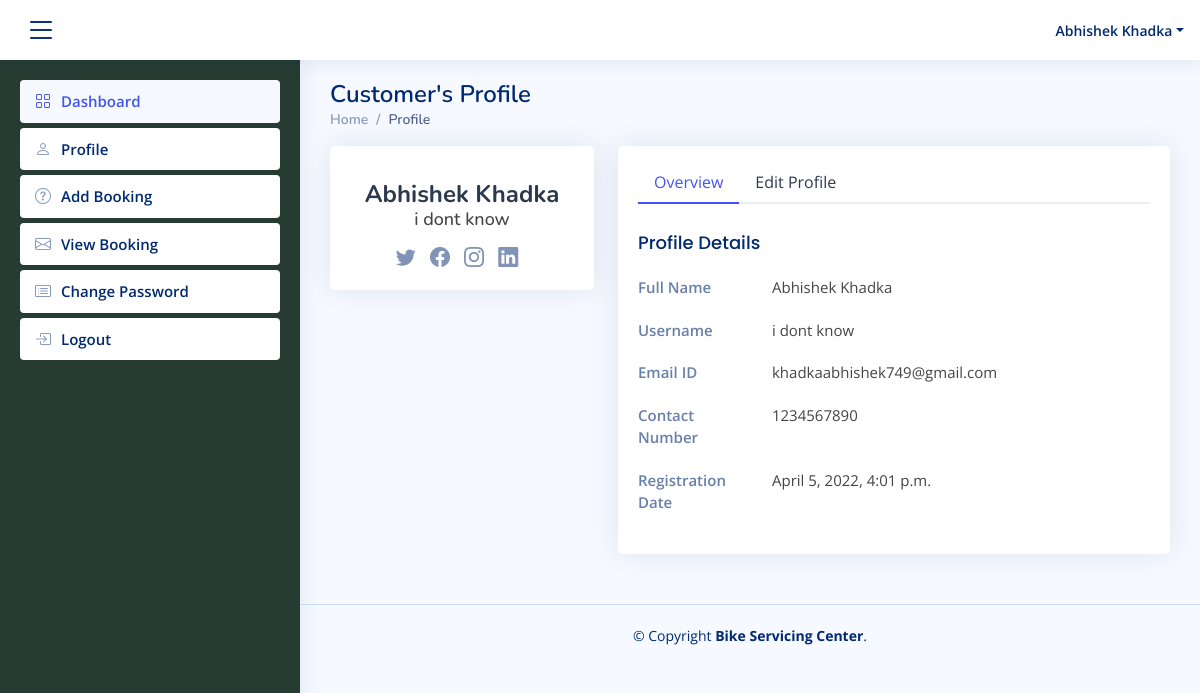
The page /profile (signed in) on the database its author committed.
### Booking/models.py (models this page shows, shortened)
class Signup(models.Model):
    user = models.ForeignKey(User, on_delete=models.CASCADE)
    ContactNo = models.CharField(max_length=10, null=True)
    About = models.CharField(max_length=450, null=True)
    Role = models.CharField(max_length=150, null=True)
    RegDate = models.DateTimeField(auto_now_add=True)

### Booking/views.py (the view, shortened to what this page needs)
# urls.py: path('profile', profile, name='profile'),
def profile(request):
    if not request.user.is_authenticated:
        return redirect('user_login')
    user = User.objects.get(id=request.user.id)
    signup = Signup.objects.get(user=user)
    return render(request, 'profile.html', locals())

### Booking/templates/profile.html (shortened to what this page needs)
{% extends 'usernavbar.html' %}
{% block main %}
<div class="pagetitle">
    <h1>Customer's Profile</h1>
    <nav>
        <ol class="breadcrumb">
            <li class="breadcrumb-item"><a href="/dashboard">Home</a></li>
            <li class="breadcrumb-item active">Profile</li>
        </ol>
    </nav>
</div>
<section class="section profile">
    <div class="row">
        <div class="col-xl-4">
            <div class="card">
                <div class="card-body profile-card pt-4 d-flex flex-column align-items-center">
                    <h2>{{user.first_name}} {{user.last_name}}</h2>
                    <h3>{{signup.About}}</h3>
                    <div class="social-links mt-2">
                        <a href="#" class="twitter"><i class="bi bi-twitter"></i></a>
                        <a href="#" class="facebook"><i class="bi bi-facebook"></i></a>
                        <a href="#" class="instagram"><i class="bi bi-instagram"></i></a>
                        <a href="#" class="linkedin"><i class="bi bi-linkedin"></i></a>
                    </div>
                </div>
            </div>
        </div>
        <div class="col-xl-8">
            <div class="card">
                <div class="card-body pt-3">
                    <ul class="nav nav-tabs nav-tabs-bordered">
                        <li class="nav-item">
                            <button class="nav-link active" data-bs-toggle="tab" data-bs-target="#profile-overview">
                                Overview
                            </button>
                        </li>
                        <li class="nav-item">
                            <button class="nav-link" data-bs-toggle="tab" data-bs-target="#profile-edit">Edit Profile
                            </button>
                        </li>
                    </ul>
                    <div class="tab-content pt-2">
                        <div class="tab-pane fade show active profile-overview" id="profile-overview">
                            <h5 class="card-title">Profile Details</h5>
                            <div class="row">
                                <div class="col-lg-3 col-md-4 label ">Full Name</div>
                                <div class="col-lg-9 col-md-8">{{user.first_name}} {{user.last_name}}</div>
                            </div>
                            <div class="row">
                                <div class="col-lg-3 col-md-4 label ">Username</div>
                                <div class="col-lg-9 col-md-8">{{signup.About}}</div>
                            </div>
                            <div class="row">
                                <div class="col-lg-3 col-md-4 label">Email ID</div>
                                <div class="col-lg-9 col-md-8">{{user.username}}</div>
                            </div>
                            <div class="row">
                                <div class="col-lg-3 col-md-4 label">Contact Number</div>
                                <div class="col-lg-9 col-md-8">{{signup.ContactNo}}</div>
                            </div>
                            <div class="row">
                                <div class="col-lg-3 col-md-4 label">Registration Date</div>
                                <div class="col-lg-9 col-md-8">{{signup.RegDate}}</div>
                            </div>
                        </div>
                    </div>
                </div>
            </div>
        </div>
    </div>
</section>
{% endblock %}

### Booking/templates/usernavbar.html (shortened to what this page needs)
{% load static %}
<html lang="en">
<head>
  <link href="{% static 'assets/vendor/bootstrap/css/bootstrap.min.css' %}" rel="stylesheet">
  <link href="{% static 'assets/vendor/bootstrap-icons/bootstrap-icons.css' %}" rel="stylesheet">
  <link href="{% static 'assets/vendor/boxicons/css/boxicons.min.css' %}" rel="stylesheet">
  <link href="{% static 'assets/vendor/quill/quill.snow.css' %}" rel="stylesheet">
  <link href="{% static 'assets/vendor/quill/quill.bubble.css' %}" rel="stylesheet">
  <link href="{% static 'assets/vendor/remixicon/remixicon.css' %}" rel="stylesheet">
  <link href="{% static 'assets/vendor/simple-datatables/style.css' %}" rel="stylesheet">
  <link href="{% static 'assets/css/style.css' %}" rel="stylesheet">
</head>
<body>
  <header id="header" class="header fixed-top d-flex align-items-center">
    <div class="d-flex align-items-center justify-content-between">
      <i class="bi bi-list toggle-sidebar-btn"></i>
    </div>
    <nav class="header-nav ms-auto">
      <ul class="d-flex align-items-center">
        <li class="nav-item dropdown pe-3">
          <a class="nav-link nav-profile d-flex align-items-center pe-0" href="#" data-bs-toggle="dropdown">
            <span class="d-none d-md-block dropdown-toggle ps-2">{{request.user.first_name}} {{request.user.last_name}}</span>
          </a>
        </li>
      </ul>
    </nav>
  </header>
  <aside id="sidebar" class="sidebar">
    <ul class="sidebar-nav" id="sidebar-nav">
      <li class="nav-item">
        <a class="nav-link" href="/dashboard">
          <i class="bi bi-grid"></i>
          <span>Dashboard</span>
        </a>
      </li>
      <li class="nav-item">
        <a class="nav-link collapsed" href="/profile">
          <i class="bi bi-person"></i>
          <span>Profile</span>
        </a>
      </li>
      <li class="nav-item">
        <a class="nav-link collapsed" href="/addBooking">
          <i class="bi bi-question-circle"></i>
          <span>Add Booking</span>
        </a>
      </li>
      <li class="nav-item">
        <a class="nav-link collapsed" href="/viewBooking">
          <i class="bi bi-envelope"></i>
          <span>View Booking</span>
        </a>
      </li>
      <li class="nav-item">
        <a class="nav-link collapsed" href="/changePassword">
          <i class="bi bi-card-list"></i>
          <span>Change Password</span>
        </a>
      </li>
      <li class="nav-item">
        <a class="nav-link collapsed" href="/logout">
          <i class="bi bi-box-arrow-in-right"></i>
          <span>Logout</span>
        </a>
      </li>
    </ul>
  </aside>
  <main id="main" class="main">
    <section class="section dashboard">
      {% block main %}
      {% endblock %}
    </section>
  </main>
  <footer id="footer" class="footer">
    <div class="copyright">
      &copy; Copyright <strong><span>Bike Servicing Center</span></strong>.
    </div>
  </footer>
</body>
</html>

### Booking/static/assets/css/style.css (style rules this page uses)
:root { scroll-behavior: smooth; }
body { font-family: "Open Sans", sans-serif; background: #f6f9ff; color: #444444; }
a { color: #4154f1; text-decoration: none; }
h1, h2, h3, h4, h5, h6 { font-family: "Nunito", sans-serif; }
#main { margin-top: 60px; padding: 20px 30px; transition: all 0.3s; }
.pagetitle { margin-bottom: 10px; }
.pagetitle h1 { font-size: 24px; margin-bottom: 0; font-weight: 600; color: #012970; }
.card { margin-bottom: 30px; border: none; border-radius: 5px; box-shadow: 0px 0 30px rgba(1, 41, 112, 0.1); }
.card-title { padding: 20px 0 15px 0; font-size: 18px; font-weight: 500; color: #012970; font-family: "Poppins", sans-serif; }
.card-body { padding: 0 20px 20px 20px; }
.breadcrumb { font-size: 14px; font-family: "Nunito", sans-serif; color: #899bbd; font-weight: 600; }
.breadcrumb a { color: #899bbd; transition: 0.3s; }
.breadcrumb .breadcrumb-item::before { color: #899bbd; }
.breadcrumb .active { color: #51678f; font-weight: 600; }
.nav-tabs-bordered { border-bottom: 2px solid #ebeef4; }
.nav-tabs-bordered .nav-link { margin-bottom: -2px; border: none; color: #2c384e; }
.nav-tabs-bordered .nav-link.active { background-color: #fff; color: #4154f1; border-bottom: 2px solid #4154f1; }
.header { transition: all 0.5s; z-index: 997; height: 60px; box-shadow: 0px 2px 20px rgba(1, 41, 112, 0.1); background-color: #ffffff; padding-left: 20px; }
.header .toggle-sidebar-btn { font-size: 32px; padding-left: 5px; cursor: pointer; color: #012970; }
.header-nav ul { list-style: none; }
.header-nav > ul { margin: 0; padding: 0; }
.header-nav .nav-profile { color: #012970; }
.header-nav .nav-profile span { font-size: 14px; font-weight: 600; }
.sidebar { position: fixed; top: 60px; left: 0; bottom: 0; width: 300px; z-index: 996; transition: all 0.3s; padding: 20px; overflow-y: auto; scrollbar-width: thin; scrollbar-color: #aab7cf transparent; box-shadow: 0px 0px 20px rgba(1, 41, 112, 0.1); background-color: #263c32; }
@media (min-width: 1200px) { #main, #footer { margin-left: 300px; } }
.sidebar-nav { padding: 0; margin: 0; list-style: none; }
.sidebar-nav li { padding: 0; margin: 0; list-style: none; }
.sidebar-nav .nav-item { margin-bottom: 5px; }
.sidebar-nav .nav-link { display: flex; align-items: center; font-size: 15px; font-weight: 600; color: #4154f1; transition: 0.3; background: #f6f9ff; padding: 10px 15px; border-radius: 4px; }
.sidebar-nav .nav-link i { font-size: 16px; margin-right: 10px; color: #4154f1; }
.sidebar-nav .nav-link.collapsed { color: #012970; background: #fff; }
.sidebar-nav .nav-link.collapsed i { color: #899bbd; }
.profile .profile-card h2 { font-size: 24px; font-weight: 700; color: #2c384e; margin: 10px 0 0 0; }
.profile .profile-card h3 { font-size: 18px; }
.profile .profile-card .social-links a { font-size: 20px; display: inline-block; color: rgba(1, 41, 112, 0.5); line-height: 0; margin-right: 10px; transition: 0.3s; }
.profile .profile-overview .row { margin-bottom: 20px; font-size: 15px; }
.profile .profile-overview .card-title { color: #012970; }
.profile .profile-overview .label { font-weight: 600; color: rgba(1, 41, 112, 0.6); }
.footer { padding: 20px 0; font-size: 14px; transition: all 0.3s; border-top: 1px solid #cddfff; }
.footer .copyright { text-align: center; color: #012970; }

### rows shown on the page
Signup: About "i dont know", ContactNo "1234567890", RegDate "April 5, 2022, 4:01 p.m."

### other values the page prints
{{ request.user.first_name }} "Abhishek"
{{ request.user.last_name }} "Khadka"
{{ user.first_name }} "Abhishek"
{{ user.last_name }} "Khadka"
{{ user.username }} "khadkaabhishek749@gmail.com"
